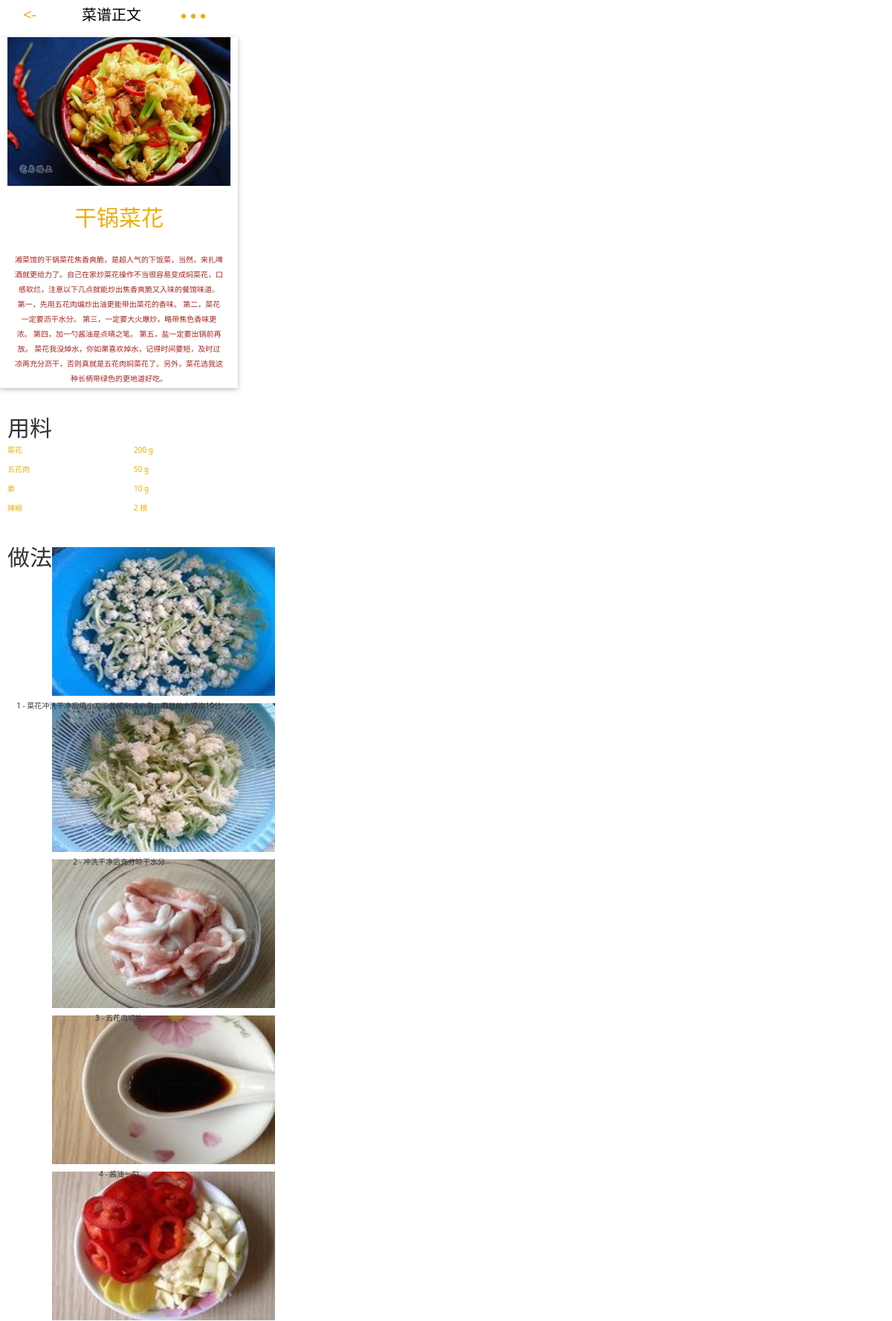
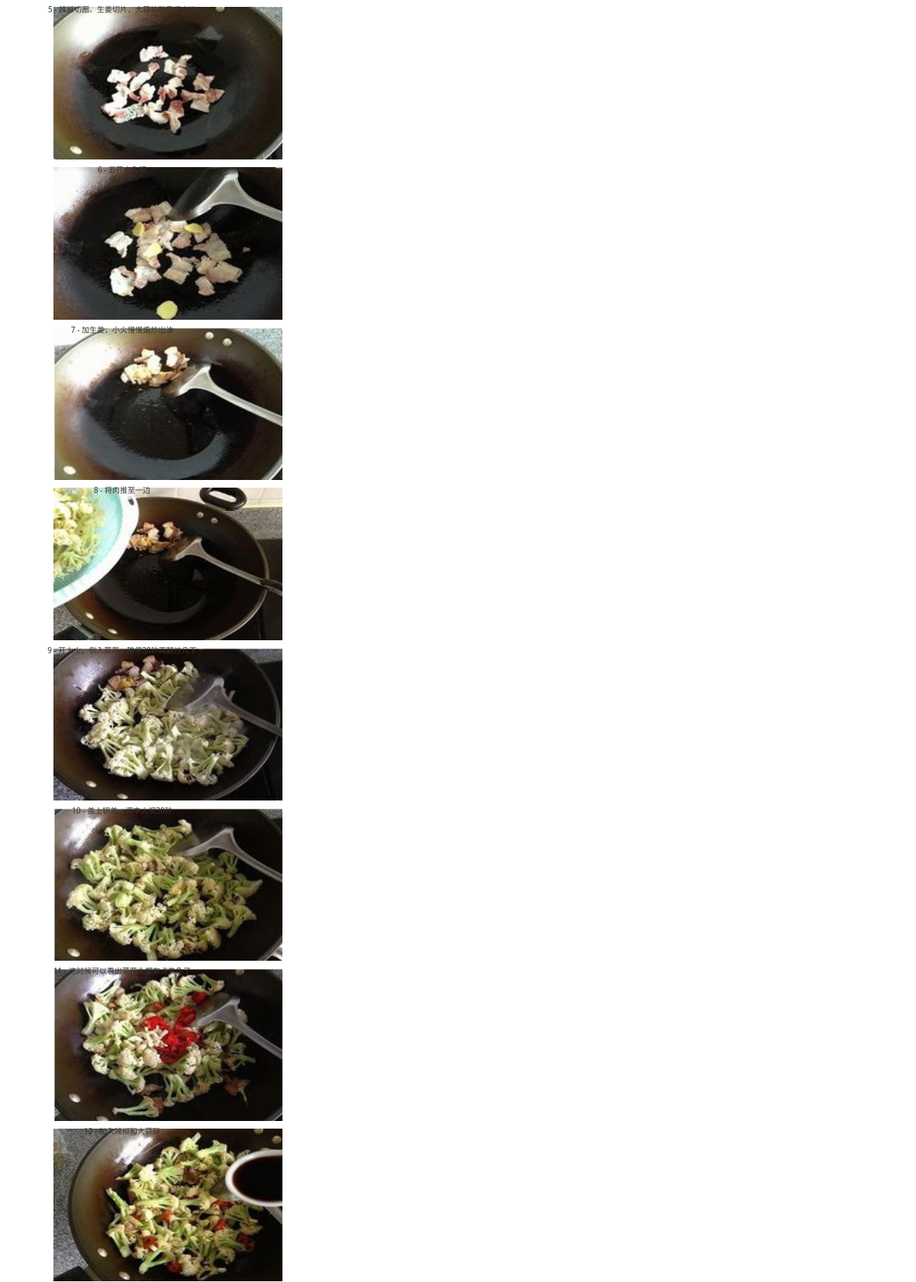
The app's page /food/tweet/12/ (upper part) with its own data (2 pictures, top to bottom).
### food/models.py (models this page shows, shortened)
class Tweet(models.Model):
    author = models.ForeignKey(User)
    type = models.CharField(max_length=200)  # 原创或转发
    publish_date = models.DateTimeField('发布时间')
    title = models.CharField(max_length=200)
    logo = models.CharField(max_length=200)
    content = models.TextField()
    vote = models.IntegerField("赞", default=0)
    visit = models.IntegerField(default=0)
    score = models.FloatField("评分", default=0)
    original_id = models.BigIntegerField("菜谱ID", default=0)

class Ingredient(models.Model):
    tweet = models.ForeignKey(Tweet)
    name = models.CharField(max_length=200)  # 食材名称
    number = models.IntegerField(default=0)  # 数量
    unit = models.CharField(max_length=200)  # 单位

class Procedure(models.Model):
    tweet = models.ForeignKey(Tweet)
    step = models.IntegerField(default=0)
    picture = models.CharField(blank=True, max_length=200)
    content = models.CharField(max_length=500)

### food/views.py (the view)
# urls.py: url(r'^tweet/(?P<tweet_id>[0-9]+)/$', views.tweet_detail, name='tweet_detail'),
def tweet_detail(request, tweet_id):
    tweet = get_object_or_404(Tweet, pk=tweet_id)
    return render(request, 'food/tweet.html', {'tweet': tweet})

### food/templates/food/tweet.html (shortened to what this page needs)
<!doctype html>
{% load staticfiles %}
<html class="no-js">
<head>
    <link type="text/css" rel="stylesheet" href="{% static 'food/materialize/css/materialize.min.css' %}"
          media="screen,projection"/>
    <link rel="stylesheet" href="{% static 'food/css/amazeui.min.css' %}">
    <link rel="stylesheet" href="{% static 'food/css/app.css' %}">
</head>
<body>
<div class="menu">
    <div class="header">
        <ul>
            <li class="list1"><-</li>
            <li class="list2">菜谱正文</li>
            <li class="list3">● ● ●</li>
        </ul>
    </div>
    <div class="card">
        <img src="{% static 'food/images/dishes/' %}{{tweet.logo}}">
        <p>{{ tweet.title }}</p>
        <div class="info">
            <p>{{ tweet.content }}</p>
        </div>
    </div>
    <div class="material">
        <p>用料</p>
    </div>
    <table>
        <tbody>
        {% for ingredient in tweet.ingredient_set.all %}
        <tr>
            <td class="left">{{ ingredient.name }}</td>
            <td class="right">{{ ingredient.number }} {{ ingredient.unit }}</td>
        </tr>
        {% endfor %}
        </tbody>
    </table>
    <div class="process">
        <p>做法</p>
        {% for step in tweet.procedure_set.all %}
        <div class="step">
            {% if step.picture %}
            <img src="{% static 'food/images/dishes/' %}{{ step.picture }}">
            {% endif %}
            <p>{{ step.step }} - {{ step.content }}</p>
        </div>
        {% endfor %}
    </div>
</div>
</body>
</html>

### food/static/food/css/app.css (style rules this page uses)
.menu { position: absolute; height: 40px; width: 320px; background: #fff; }
.menu .header { color: #63B8FF ; text-align: center; line-height: 40px; font-size: 20px; position: relative; }
.menu .header ul { margin: 0 auto; padding: 0; width: 300px; overflow: hidden; }
.menu .header ul li { width: 100px; float: left; list-style: none; font-size: 20px; }
.menu .header ul li.list1 { color:#EEAD0E; margin-left: -20px; font-size: 20px; }
.menu .header ul li.list2 { color:#000000; margin-left: 10px; }
.menu .header ul li.list3 { color:#EEAD0E; margin-left: 10px; font-size: 15px; }
.menu .card { position: relative; width: 320px; text-align: center; margin: 10px auto; }
.menu .card img { width: 300px; height: 200px; margin: 0 auto; }
.menu .card p { width: 300px; margin: 30px auto; color:#EEAD0E; padding: 3px 10px 3px 10px; line-height: 20px; font-size: 30px; }
.menu .card .info p { width: 300px; color:#a4241f; margin: 0 auto; padding: 3px 10px 3px 10px; line-height: 20px; font-size: 10px; }
.menu .material { width: 300px; text-align: center; padding: 30px 60px 30px 60px; }
.menu .material p { font-size: 30px; position: absolute; left: 10px; margin: -10px auto; }
table tbody tr { width: 320px; text-align: center; margin: 10px auto; }
table tbody tr .left { color:#EEAD0E; width: 150px; margin: 0 auto; padding: 3px 10px 3px 10px; line-height: 20px; font-size: 10px; }
table tbody tr .right { color:#EEAD0E; width: 150px; margin: 0 auto; padding: 3px 10px 3px 10px; line-height: 20px; font-size: 10px; }
.menu .process { width: 300px; text-align: center; padding: 30px 60px 30px 60px; }
.menu .process p { font-size: 30px; position: absolute; left: 10px; margin: 0 auto; }
.menu .step { width: 320px; text-align: center; margin: 10px auto; }
.menu .step img { width: 300px; height: 200px; margin: 0 auto; }
.menu .step p { width: 300px; margin: 0 auto; padding: 3px 10px 3px 10px; line-height: 20px; font-size: 10px; }
table tbody tr { position: relative; width: 320px; text-align: center; margin: 0 auto; }

### records on screen
Tweet: logo (picture), title "干锅菜花", content "湘菜馆的干锅菜花焦香爽脆，是超人气的下饭菜，当然，来扎啤酒就更给力了。自己在家炒菜花操作不当很容易变成焖菜花，口感软烂，注意以下几点就能炒出焦香爽脆又入味的餐馆味道。 第一，先用五花肉煸炒出油更能带出菜花的香味。 第二，菜花一定要沥干水分。 第三，一定要大火爆炒，略带焦色香味更浓。 第四，加一勺酱油是点晴之笔。 第五，盐一定要出锅前再放。 菜花我没焯水，你如果喜欢焯水，记得时间要短，及时过凉再充分沥干，否则真就是五花肉焖菜花了。另外，菜花选我这种长柄带绿色的更地道好吃。"
Ingredient: name "菜花", number "200", unit "g"
Ingredient: name "五花肉", number "50", unit "g"
Ingredient: name "姜", number "10", unit "g"
Ingredient: name "辣椒", number "2", unit "根"
Procedure: picture (picture), step "1", content "菜花冲洗干净后用小刀沿着柄削成小朵，用淡盐水浸泡10分钟"
Procedure: picture (picture), step "2", content "冲洗干净后充分晾干水分"
Procedure: picture (picture), step "3", content "五花肉切片"
Procedure: picture (picture), step "4", content "酱油一勺"
Procedure: picture (picture), step "5", content "辣椒切圈、生姜切片，大蒜拍散后切小块"
Procedure: picture (picture), step "6", content "五花肉入锅"
Procedure: picture (picture), step "7", content "加生姜，小火慢慢煽炒出油"
Procedure: picture (picture), step "8", content "将肉推至一边"
Procedure: picture (picture), step "9", content "开大火，倒入菜花，略停30秒再翻炒几下"
Procedure: picture (picture), step "10", content "盖上锅盖，调中火焗30秒"
Procedure: picture (picture), step "11", content "这时候可以看出菜花头都有点焦色了"
Procedure: picture (picture), step "12", content "加入辣椒和大蒜碎"
Procedure: picture (picture)
